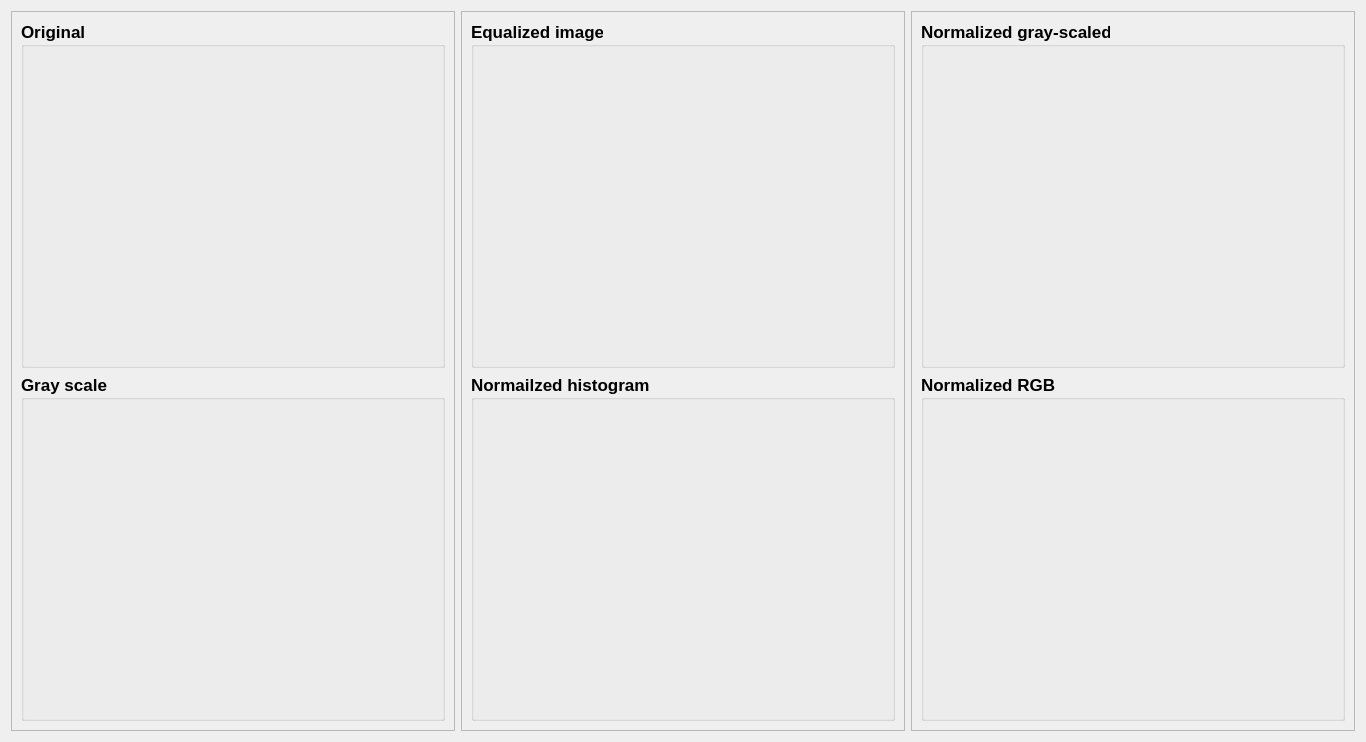
      <widget class="QWidget" name="tab_2">
       <attribute name="title">
        <string>Equalized and normalized</string>
       </attribute>
       <layout class="QHBoxLayout" name="horizontalLayout_33">
        <item>
         <widget class="QFrame" name="imageFrame_4">
          <property name="minimumSize">
           <size>
            <width>0</width>
            <height>0</height>
           </size>
          </property>
          <property name="maximumSize">
           <size>
            <width>16777215</width>
            <height>16777215</height>
           </size>
          </property>
          <property name="frameShape">
           <enum>QFrame::StyledPanel</enum>
          </property>
          <property name="frameShadow">
           <enum>QFrame::Raised</enum>
          </property>
          <layout class="QVBoxLayout" name="verticalLayout_17">
           <item>
            <widget class="QGroupBox" name="inputgroupBox_4">
             <property name="font">
              <font>
               <pointsize>13</pointsize>
               <weight>75</weight>
               <bold>true</bold>
              </font>
             </property>
             <property name="title">
              <string>Original</string>
             </property>
             <layout class="QHBoxLayout" name="horizontalLayout_7">
              <item>
               <widget class="QLabel" name="inputLabel_4">
                <property name="sizePolicy">
                 <sizepolicy hsizetype="Expanding" vsizetype="Expanding">
                  <horstretch>0</horstretch>
                  <verstretch>0</verstretch>
                 </sizepolicy>
                </property>
                <property name="minimumSize">
                 <size>
                  <width>400</width>
                  <height>300</height>
                 </size>
                </property>
                <property name="text">
                 <string/>
                </property>
               </widget>
              </item>
             </layout>
            </widget>
           </item>
           <item>
            <widget class="QGroupBox" name="outputGroupBox_4">
             <property name="font">
              <font>
               <pointsize>13</pointsize>
               <weight>75</weight>
               <italic>false</italic>
               <bold>true</bold>
              </font>
             </property>
             <property name="title">
              <string>Gray scale</string>
             </property>
             <layout class="QVBoxLayout" name="verticalLayout_18">
              <item>
               <widget class="QLabel" name="Gray_Scaled_Image">
                <property name="sizePolicy">
                 <sizepolicy hsizetype="Expanding" vsizetype="Expanding">
                  <horstretch>0</horstretch>
                  <verstretch>0</verstretch>
                 </sizepolicy>
                </property>
                <property name="minimumSize">
                 <size>
                  <width>400</width>
                  <height>300</height>
                 </size>
                </property>
                <property name="text">
                 <string/>
                </property>
               </widget>
              </item>
             </layout>
            </widget>
           </item>
          </layout>
         </widget>
        </item>
        <item>
         <widget class="QFrame" name="imageFrame_11">
          <property name="minimumSize">
           <size>
            <width>0</width>
            <height>0</height>
           </size>
          </property>
          <property name="maximumSize">
           <size>
            <width>16777215</width>
            <height>16777215</height>
           </size>
          </property>
          <property name="frameShape">
           <enum>QFrame::StyledPanel</enum>
          </property>
          <property name="frameShadow">
           <enum>QFrame::Raised</enum>
          </property>
          <layout class="QVBoxLayout" name="verticalLayout_90">
           <item>
            <widget class="QGroupBox" name="inputgroupBox_11">
             <property name="font">
              <font>
               <pointsize>13</pointsize>
               <weight>75</weight>
               <bold>true</bold>
              </font>
             </property>
             <property name="title">
              <string>Equalized image</string>
             </property>
             <layout class="QHBoxLayout" name="horizontalLayout_15">
              <item>
               <widget class="QLabel" name="inputLabel_9">
                <property name="sizePolicy">
                 <sizepolicy hsizetype="Expanding" vsizetype="Expanding">
                  <horstretch>0</horstretch>
                  <verstretch>0</verstretch>
                 </sizepolicy>
                </property>
                <property name="minimumSize">
                 <size>
                  <width>400</width>
                  <height>300</height>
                 </size>
                </property>
                <property name="text">
                 <string/>
                </property>
               </widget>
              </item>
             </layout>
            </widget>
           </item>
           <item>
            <widget class="QGroupBox" name="outputGroupBox_11">
             <property name="font">
              <font>
               <pointsize>13</pointsize>
               <weight>75</weight>
               <italic>false</italic>
               <bold>true</bold>
              </font>
             </property>
             <property name="title">
              <string>Normailzed histogram</string>
             </property>
             <layout class="QVBoxLayout" name="verticalLayout_91">
              <item>
               <widget class="QLabel" name="Gray_Scaled_Image_5">
                <property name="sizePolicy">
                 <sizepolicy hsizetype="Expanding" vsizetype="Expanding">
                  <horstretch>0</horstretch>
                  <verstretch>0</verstretch>
                 </sizepolicy>
                </property>
                <property name="minimumSize">
                 <size>
                  <width>400</width>
                  <height>300</height>
                 </size>
                </property>
                <property name="text">
                 <string/>
                </property>
               </widget>
              </item>
             </layout>
            </widget>
           </item>
          </layout>
         </widget>
        </item>
        <item>
         <widget class="QFrame" name="imageFrame_12">
          <property name="minimumSize">
           <size>
            <width>0</width>
            <height>0</height>
           </size>
          </property>
          <property name="maximumSize">
           <size>
            <width>16777215</width>
            <height>16777215</height>
           </size>
          </property>
          <property name="frameShape">
           <enum>QFrame::StyledPanel</enum>
          </property>
          <property name="frameShadow">
           <enum>QFrame::Raised</enum>
          </property>
          <layout class="QVBoxLayout" name="verticalLayout_92">
           <item>
            <widget class="QGroupBox" name="inputgroupBox_12">
             <property name="font">
              <font>
               <pointsize>13</pointsize>
               <weight>75</weight>
               <bold>true</bold>
              </font>
             </property>
             <property name="title">
              <string>Normalized gray-scaled</string>
             </property>
             <layout class="QHBoxLayout" name="horizontalLayout_16">
              <item>
               <widget class="QLabel" name="inputLabel_10">
                <property name="sizePolicy">
                 <sizepolicy hsizetype="Expanding" vsizetype="Expanding">
                  <horstretch>0</horstretch>
                  <verstretch>0</verstretch>
                 </sizepolicy>
                </property>
                <property name="minimumSize">
                 <size>
                  <width>400</width>
                  <height>300</height>
                 </size>
                </property>
                <property name="text">
                 <string/>
                </property>
               </widget>
              </item>
             </layout>
            </widget>
           </item>
           <item>
            <widget class="QGroupBox" name="outputGroupBox_12">
             <property name="font">
              <font>
               <pointsize>13</pointsize>
               <weight>75</weight>
               <italic>false</italic>
               <bold>true</bold>
              </font>
             </property>
             <property name="title">
              <string>Normalized RGB</string>
             </property>
             <layout class="QVBoxLayout" name="verticalLayout_93">
              <item>
               <widget class="QLabel" name="Gray_Scaled_Image_6">
                <property name="sizePolicy">
                 <sizepolicy hsizetype="Expanding" vsizetype="Expanding">
                  <horstretch>0</horstretch>
                  <verstretch>0</verstretch>
                 </sizepolicy>
                </property>
                <property name="minimumSize">
                 <size>
                  <width>400</width>
                  <height>300</height>
                 </size>
                </property>
                <property name="text">
                 <string/>
                </property>
               </widget>
              </item>
             </layout>
            </widget>
           </item>
          </layout>
         </widget>
        </item>
       </layout>
      </widget>
